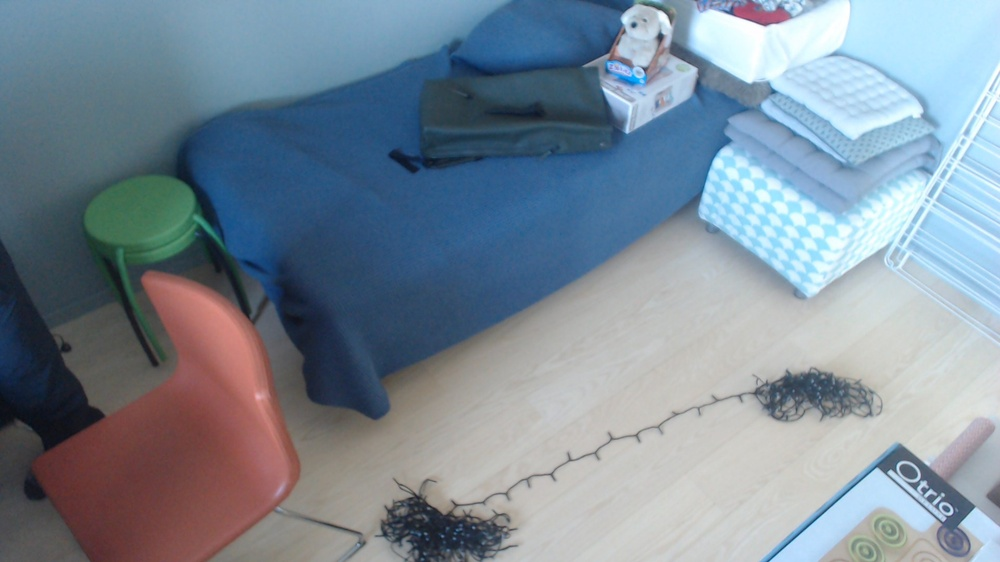
#> input picture nice-camera/src/tests/data/case2/off.jpg, 1000 x 562 px, shrunk from 1920 x 1080 before the run
$ python recognizetwo.py
#> lines starting #> are read from the running program, lines starting #| are printed output that depends on the picture; after the words box and inside, x2 and y2 are one past the last pixel; in counts of white or black regions, pixels touching at a corner belong together
### nice-camera/src/imageUtils.py
import cv2
import numpy as np

def apply_brightness_contrast(input_img, brightness = 0, contrast = 0):

    if brightness != 0:
        if brightness > 0:
            shadow = brightness
            highlight = 255
        else:
            shadow = 0
            highlight = 255 + brightness
        alpha_b = (highlight - shadow)/255
        gamma_b = shadow

        buf = cv2.addWeighted(input_img, alpha_b, input_img, 0, gamma_b)
    else:
        buf = input_img.copy()

    if contrast != 0:
        f = 131*(contrast + 127)/(127*(131-contrast))
        alpha_c = f
        gamma_c = 127*(1-f)

        buf = cv2.addWeighted(buf, alpha_c, buf, 0, gamma_c)

    return buf

### nice-camera/src/recognizetwo.py
import cv2
import numpy as np
from imageUtils import apply_brightness_contrast
import imutils

print("creating capture")
frame1 = cv2.imread('./tests/data/case2/off.jpg')
#> frame1 is the input picture: shape (562, 1000, 3); mean B, G, R 151.7, 138.7, 123.7
frame2 = cv2.imread('./tests/data/case2/one_red.jpg')
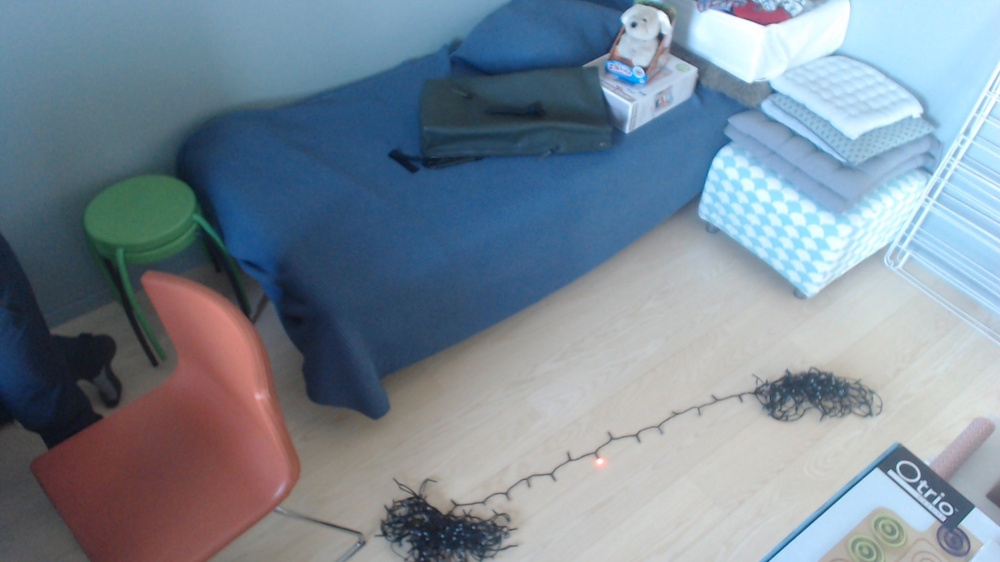
#> input picture nice-camera/src/tests/data/case2/one_red.jpg, 1000 x 562 px, shrunk from 1920 x 1080 before the run
#> frame2 is the input picture: shape (562, 1000, 3); mean B, G, R 151, 137.4, 122.5

diff = cv2.absdiff(frame1, frame2)
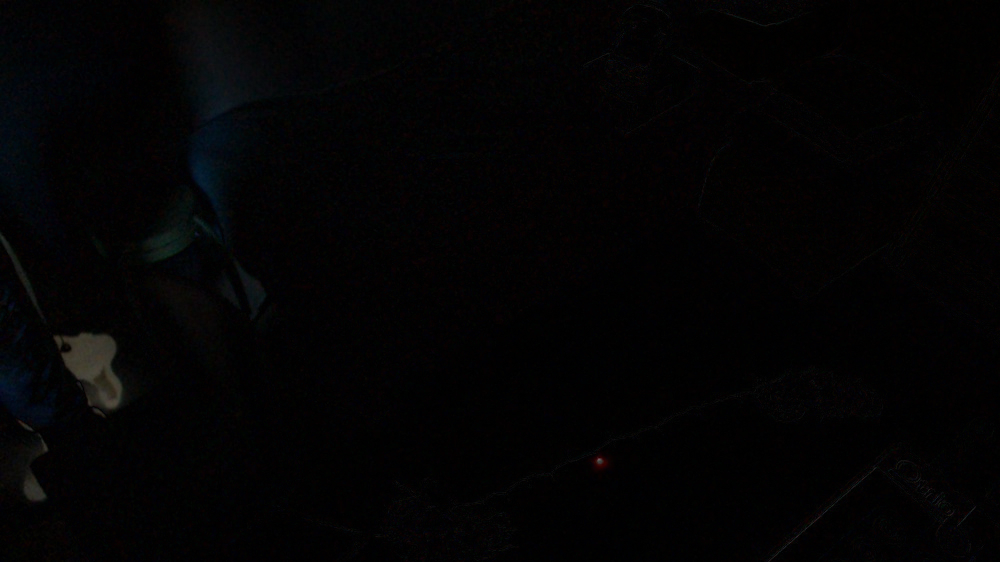
#> diff: shape (562, 1000, 3); mean B, G, R 3.4, 2.8, 3.2

diff = apply_brightness_contrast(diff, -10, 50)

# Convert BGR to HSV
hsv = cv2.cvtColor(diff, cv2.COLOR_BGR2HSV)
#> hsv: shape (562, 1000, 3); mean H, S, V 0, 0, 0
# define range of red color in HSV
lower_red = np.array([0, 10, 120])
upper_red = np.array([15, 255, 255])

#mask = cv2.inRange(hsv, lower_red, upper_red)
mask1 = cv2.inRange(hsv, (0, 50, 20), (5, 255, 255))
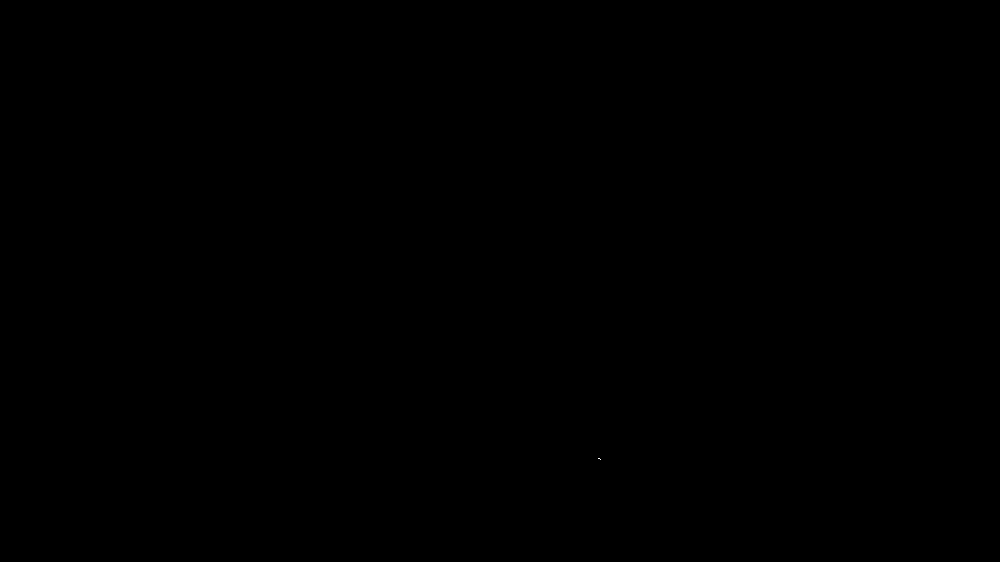
#> mask1: shape (562, 1000); 0% white in thin lines or dots, all inside (x1, y1, x2, y2) = (598, 458, 601, 460)
mask2 = cv2.inRange(hsv, (175, 50, 20), (180, 255, 255))
#> mask2: shape (562, 1000); 0% white in thin lines or dots, all inside (x1, y1, x2, y2) = (598, 459, 599, 460)

# Merge the mask and crop the red regions
mask = cv2.bitwise_or(mask1, mask2)
contours, hierarchy = cv2.findContours(
        mask.copy(), cv2.RETR_TREE, cv2.CHAIN_APPROX_SIMPLE)
#> contours = 1 item

red_area = max(contours, key=cv2.contourArea)
#> red_area = [[598, 458], [598, 459], [599, 458], [600, 459], [599, 458]]
x, y, w, h = cv2.boundingRect(red_area)
#> x = 598; y = 458; w = 3; h = 2
centerx = round(x + (w/2))
#> centerx = 600
centery = round(y + (h/2))
#> centery = 459
cv2.circle(frame2, (centerx, centery), 20, (0, 0, 255))
#> frame2: shape (562, 1000, 3); 0.02% of pixels changed, all inside (x1, y1, x2, y2) = (580, 439, 621, 480)

#cv2.imshow('frame1', frame1)
cv2.imshow('frame2', frame2)
cv2.imshow('diff', diff)
cv2.imshow('mask', mask)

cv2.waitKey()
cv2.destroyAllWindows()
